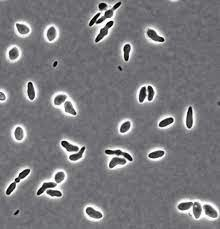
#> input picture E.Coli1.jpg, 220 x 229 px, found by its file name
$ python E.Colisuccessful.py
#> lines starting #> are read from the running program, lines starting #| are printed output that depends on the picture; after the words box and inside, x2 and y2 are one past the last pixel; in counts of white or black regions, pixels touching at a corner belong together
import math
import numpy as np
import matplotlib.pyplot as plt
import plotly
import plotly.express as px
import plotly.graph_objects as go
import skimage.io
from skimage.draw import (line, polygon, disk,
                          circle_perimeter,
                          ellipse, ellipse_perimeter,
                          bezier_curve)
from skimage import (color,measure,exposure)
import seaborn as sns
from sympy import centroid
import pandas as pd


phase_im = skimage.io.imread('Z:/CodeCluster/SampleMicroPics/E.Coli1.jpg')
#> phase_im is the input picture: shape (229, 220, 3); mean R, G, B 122.2, 121.4, 125.3
imGray = color.rgb2gray(phase_im)
# Set the colormap for data display.
gray = plt.cm.Greys_r

# Generate the histogram of the image. `skimage.exposure.histogram` will return
# the values of the histogram as well as the centers of the bins.
#hist, bins = skimage.exposure.histogram(imGray)

# Plot the histogram values versus the bin centers.
#plt.plot(bins, hist,linewidth=1)
#plt.xlabel('pixel value (a.u.)')
#plt.ylabel('counts')

# Threshold the image showing pixels
#thresh_val = 0.5
#thresh_im = imGray < thresh_val

# Plot the image.
#plt.imshow(thresh_im, cmap=gray)

#*******Second Image********
#
# Load another phase contrast image.
phase_im2 = skimage.io.imread('Z:/CodeCluster/SampleMicroPics/E.Coli2.jpg')
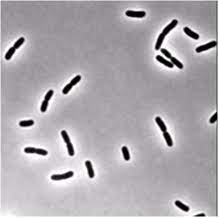
#> input picture E.Coli2.jpg, 219 x 218 px, found by its file name
#> phase_im2 is the input picture: shape (218, 219, 3); mean R, G, B 174.8, 170.4, 175.7
imGray2 = color.rgb2gray(phase_im2)

# [16 lines of commented-out code are left out]

def normalize_im(im):
    """
    Normalizes a given image such that the values range between 0 and 1.

    Parameters
    ----------
    im : 2d-array
        Image to be normalized.

    Returns
    -------
    im_norm: 2d-array
        Normalized image ranging from 0.0 to 1.0. Note that this is now
        a floating point image and not an unsigned integer array.
    """
    im_norm = (im - im.min()) / (im.max() - im.min())
    return im_norm

# Normalize both images.
phase_norm1 = normalize_im(imGray)
phase_norm2 = normalize_im(imGray2)

# Generate both histograms.
hist_norm1, bins_norm1 = skimage.exposure.histogram(phase_norm1)
#> hist_norm1 = 256 values, max 2944 at index 111, min 2 at index 3, mean 196.8; bins_norm1 = 256 values from 0.00195 to 0.998
hist_norm2, bins_norm2 = skimage.exposure.histogram(phase_norm2)
#> hist_norm2 = 256 values, max 1105 at index 156, min 2 at index 69, mean 186.5; bins_norm2 = 256 values from 0.00195 to 0.998

# Plot both histograms on the same set of axes.
plt.plot(bins_norm1, hist_norm1, label='image 1', linewidth=1,color = 'green',alpha = 0.8)
plt.plot(bins_norm2, hist_norm2, label='image 2', linewidth=1,color = 'blue',alpha = 0.5)

# Add labels as expected.
plt.xlabel('normalized pixel value (a.u.)')
plt.ylabel('count')
plt.legend()


# Apply ANN to find suitable threshold.
#
#
#

# Apply the threshold.
thresh_val = 0.35
thresh_im1 = phase_norm1 < thresh_val
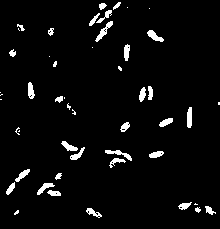
#> thresh_im1: shape (229, 220) bool; 4.1% white; 49 white regions (18 under 20 px), largest, box (x1, y1, x2, y2) and area: (95, 21, 113, 42) 111, (105, 150, 132, 161) 102, (147, 30, 164, 42) 98
thresh_im2 = phase_norm2 < thresh_val
#> thresh_im2: shape (218, 219) bool; 3.8% white; 18 white regions (1 under 20 px), largest, box (x1, y1, x2, y2) and area: (156, 49, 183, 69) 198, (155, 20, 177, 50) 170, (156, 117, 172, 146) 146

# Set up the axes for plotting.
fig, ax = plt.subplots(nrows=1, ncols=2)
# This generates a single row of images with two columns and assigns them to
# a variable `ax`.

# Plot the first image
ax[0].imshow(thresh_im1, cmap=gray)
ax[0].set_title('image 1')

# Plot the second image.
ax[1].imshow(thresh_im2, cmap=gray)
ax[1].set_title('image 2')


# Make copies of each normalized phase image.
phase_copy1 = np.copy(phase_norm1)
phase_copy2 = np.copy(phase_norm2)

# Using the segmentation masks, color the pixels with a value of 1.0 wherever a
# segmented object exists.
phase_copy1[thresh_im1] = 1.0
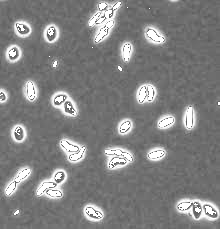
#> phase_copy1: shape (229, 220) float64; min 0.351, max 1, mean 0.51
phase_copy2[thresh_im2] = 1.0
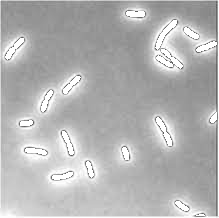
#> phase_copy2: shape (218, 219) float64; min 0.351, max 1, mean 0.708

# Make an RGB image of the segmentation by generating a three dimensional array.
rgb_image1 = np.dstack((phase_copy1, phase_norm1, phase_norm1))
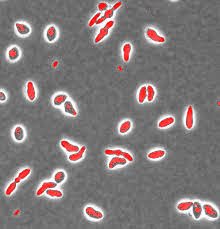
#> rgb_image1: shape (229, 220, 3) float64; mean of channels 0, 1, 2 0.51, 0.478, 0.478; drawn as R, G, B
rgb_image2 = np.dstack((phase_copy2, phase_norm2, phase_norm2))
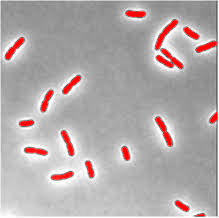
#> rgb_image2: shape (218, 219, 3) float64; mean of channels 0, 1, 2 0.708, 0.673, 0.673; drawn as R, G, B

# Show both images again using a subplot. Since these are RGB, we won't need to
# use a colormap.
fig, ax = plt.subplots(nrows=1, ncols=2)
ax[0].imshow(rgb_image1)
ax[0].set_title('image 1')
ax[1].imshow(rgb_image2)
ax[1].set_title('image 2')


#Choose one from image1 or image2

# Label each individual cell.
im_lab, num_obj = skimage.measure.label(thresh_im2, return_num=True)
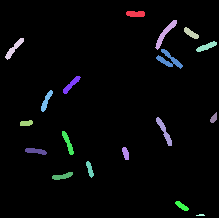
#> im_lab: shape (218, 219) int32; 19 distinct labels, from 0 to 18; one colour per label, 0 black
#> num_obj = 18

# Print out how many we identified. By eye, we expect around 25.
print("Number of objects found: %s" %num_obj)
#| Number of objects found: 18

#read data from binary image
props = skimage.measure.regionprops_table(im_lab,
                            properties=['label','area',
                                        'extent','solidity',
                                        'coords','centroid',
                                        'eccentricity',
                                        'extent','perimeter',
                                        'feret_diameter_max',
                                        'major_axis_length','minor_axis_length',
                                        'orientation','eccentricity',
                                        'euler_number'])
#> props = 14 items
#Save result to csv file
props_table = pd.DataFrame(props)
#> props_table = table of 18 rows and 14 columns
#> (the run stopped early here; a loop or call above may not have finished)
